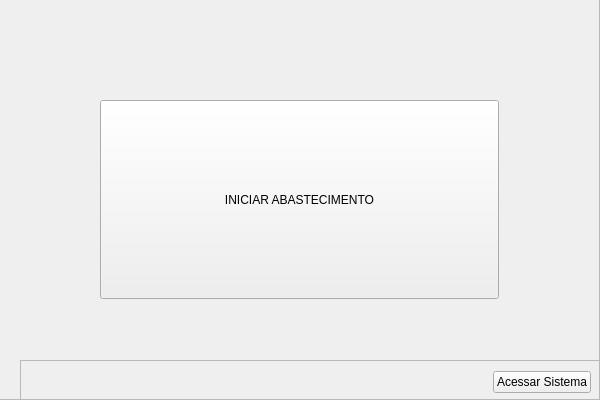
<?xml version="1.0" encoding="UTF-8"?>
<ui version="4.0">
 <class>InicialGlobal</class>
 <widget class="QWidget" name="InicialGlobal">
  <property name="geometry">
   <rect>
    <x>0</x>
    <y>0</y>
    <width>600</width>
    <height>400</height>
   </rect>
  </property>
  <property name="sizePolicy">
   <sizepolicy hsizetype="Fixed" vsizetype="Fixed">
    <horstretch>0</horstretch>
    <verstretch>0</verstretch>
   </sizepolicy>
  </property>
  <property name="minimumSize">
   <size>
    <width>600</width>
    <height>400</height>
   </size>
  </property>
  <property name="maximumSize">
   <size>
    <width>600</width>
    <height>400</height>
   </size>
  </property>
  <property name="windowTitle">
   <string>GasGuardian</string>
  </property>
  <property name="autoFillBackground">
   <bool>false</bool>
  </property>
  <property name="locale">
   <locale language="Portuguese" country="Brazil"/>
  </property>
  <widget class="QFrame" name="ContainerBtnIniciarAbastecimento">
   <property name="geometry">
    <rect>
     <x>-1</x>
     <y>-1</y>
     <width>601</width>
     <height>401</height>
    </rect>
   </property>
   <property name="frameShape">
    <enum>QFrame::StyledPanel</enum>
   </property>
   <property name="frameShadow">
    <enum>QFrame::Raised</enum>
   </property>
   <layout class="QGridLayout" name="gridLayout">
    <property name="leftMargin">
     <number>100</number>
    </property>
    <property name="topMargin">
     <number>100</number>
    </property>
    <property name="rightMargin">
     <number>100</number>
    </property>
    <property name="bottomMargin">
     <number>100</number>
    </property>
    <item row="0" column="0">
     <widget class="QPushButton" name="IniciarAbastecimento">
      <property name="sizePolicy">
       <sizepolicy hsizetype="Minimum" vsizetype="Minimum">
        <horstretch>0</horstretch>
        <verstretch>0</verstretch>
       </sizepolicy>
      </property>
      <property name="font">
       <font>
        <bold>false</bold>
       </font>
      </property>
      <property name="cursor">
       <cursorShape>ArrowCursor</cursorShape>
      </property>
      <property name="text">
       <string>INICIAR ABASTECIMENTO</string>
      </property>
      <property name="icon">
       <iconset>
        <normaloff>../assets/bomba-combustivel.svg</normaloff>../assets/bomba-combustivel.svg</iconset>
      </property>
      <property name="default">
       <bool>false</bool>
      </property>
      <property name="flat">
       <bool>false</bool>
      </property>
     </widget>
    </item>
   </layout>
  </widget>
  <widget class="QFrame" name="ContainerBtnAcessarSistema">
   <property name="geometry">
    <rect>
     <x>20</x>
     <y>360</y>
     <width>581</width>
     <height>44</height>
    </rect>
   </property>
   <property name="frameShape">
    <enum>QFrame::StyledPanel</enum>
   </property>
   <property name="frameShadow">
    <enum>QFrame::Raised</enum>
   </property>
   <layout class="QHBoxLayout" name="horizontalLayout">
    <item>
     <spacer name="horizontalSpacer">
      <property name="orientation">
       <enum>Qt::Horizontal</enum>
      </property>
      <property name="sizeHint" stdset="0">
       <size>
        <width>40</width>
        <height>20</height>
       </size>
      </property>
     </spacer>
    </item>
    <item>
     <widget class="QPushButton" name="AcessaSistema">
      <property name="text">
       <string>Acessar Sistema</string>
      </property>
     </widget>
    </item>
   </layout>
  </widget>
 </widget>
 <resources/>
 <connections/>
</ui>
